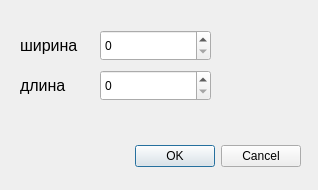
<?xml version="1.0" encoding="UTF-8"?>
<ui version="4.0">
 <class>Dialog</class>
 <widget class="QDialog" name="Dialog">
  <property name="geometry">
   <rect>
    <x>0</x>
    <y>0</y>
    <width>318</width>
    <height>190</height>
   </rect>
  </property>
  <property name="windowTitle">
   <string>Dialog</string>
  </property>
  <widget class="QDialogButtonBox" name="buttonBox">
   <property name="geometry">
    <rect>
     <x>-320</x>
     <y>140</y>
     <width>621</width>
     <height>32</height>
    </rect>
   </property>
   <property name="orientation">
    <enum>Qt::Horizontal</enum>
   </property>
   <property name="standardButtons">
    <set>QDialogButtonBox::Cancel|QDialogButtonBox::Ok</set>
   </property>
  </widget>
  <widget class="QSpinBox" name="box_width">
   <property name="geometry">
    <rect>
     <x>100</x>
     <y>30</y>
     <width>111</width>
     <height>31</height>
    </rect>
   </property>
  </widget>
  <widget class="QSpinBox" name="box_length">
   <property name="geometry">
    <rect>
     <x>100</x>
     <y>70</y>
     <width>111</width>
     <height>31</height>
    </rect>
   </property>
  </widget>
  <widget class="QLabel" name="label">
   <property name="geometry">
    <rect>
     <x>20</x>
     <y>30</y>
     <width>71</width>
     <height>31</height>
    </rect>
   </property>
   <property name="font">
    <font>
     <pointsize>12</pointsize>
    </font>
   </property>
   <property name="text">
    <string>ширина</string>
   </property>
  </widget>
  <widget class="QLabel" name="label_2">
   <property name="geometry">
    <rect>
     <x>20</x>
     <y>70</y>
     <width>71</width>
     <height>31</height>
    </rect>
   </property>
   <property name="font">
    <font>
     <pointsize>12</pointsize>
    </font>
   </property>
   <property name="text">
    <string>длина</string>
   </property>
  </widget>
 </widget>
 <resources/>
 <connections>
  <connection>
   <sender>buttonBox</sender>
   <signal>accepted()</signal>
   <receiver>Dialog</receiver>
   <slot>accept()</slot>
   <hints>
    <hint type="sourcelabel">
     <x>248</x>
     <y>254</y>
    </hint>
    <hint type="destinationlabel">
     <x>157</x>
     <y>274</y>
    </hint>
   </hints>
  </connection>
  <connection>
   <sender>buttonBox</sender>
   <signal>rejected()</signal>
   <receiver>Dialog</receiver>
   <slot>reject()</slot>
   <hints>
    <hint type="sourcelabel">
     <x>316</x>
     <y>260</y>
    </hint>
    <hint type="destinationlabel">
     <x>286</x>
     <y>274</y>
    </hint>
   </hints>
  </connection>
 </connections>
</ui>
